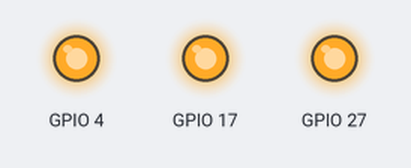
Recording of a program running on a simulated Raspberry Pi (BCM pin numbers). Parts: output pins drawn as LEDs (lit = HIGH). What the program prints to the terminal is not drawn.

Above: at 0.2 s.
At 1.2 s:
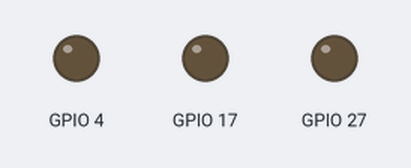
At 2.7 s:
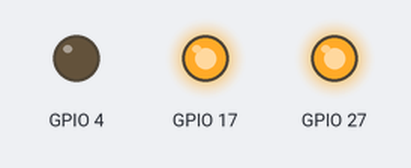
At 3.7 s:
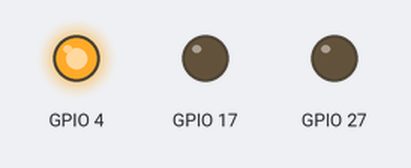
Timing chart, 0 to 4.6 s (numbered marks = the images above):
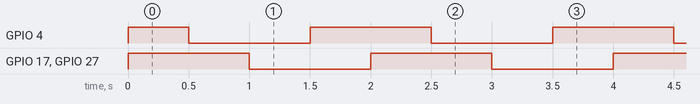

The program:

LEDon_off.py
```python
#!/usr/bin/python
import RPi.GPIO as GPIO
import time
GPIO.setmode(GPIO.BCM)
GPIO.setwarnings(False)
GPIO.setup(4,GPIO.OUT)
GPIO.setup(17,GPIO.OUT)
GPIO.setup(27,GPIO.OUT)
def blinkMode() :
    print('Lights on!')
    while 1 :
        GPIO.output(4,GPIO.HIGH)
        GPIO.output(17,GPIO.HIGH)
        GPIO.output(27,GPIO.HIGH)
        time.sleep(.5)
        GPIO.output(4,GPIO.LOW)
        GPIO.output(27,GPIO.HIGH)
        time.sleep(.5)
        GPIO.output(4,GPIO.LOW)
        GPIO.output(17,GPIO.LOW)
        GPIO.output(27,GPIO.LOW)
        time.sleep(.5)
        GPIO.output(4,GPIO.HIGH)
        GPIO.output(27,GPIO.LOW)
        time.sleep(.5)
blinkMode()
GPIO.cleanup()
```

Measured:
- by itself, GPIO 4: repeats every 2.0 s: LOW 1.0 s, HIGH 1.0 s
- by itself, GPIO 17, GPIO 27: alternates HIGH for 1.0 s and LOW for 1.0 s
- by itself, everything shown: repeats every 2.0 s, in 4 steps
